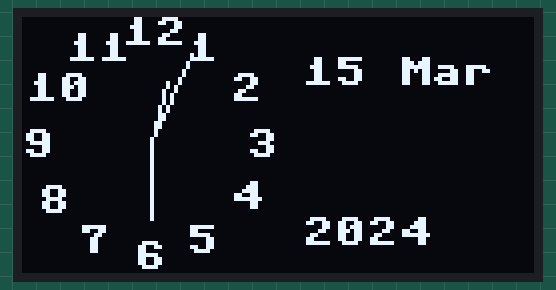
Simulated run of this program. Board: ESP32 board running MicroPython. Parts: 128×64 one-colour display. The clock reads 2024-03-15 10:24:30 at power-on unless the program sets it.

Above: at 0.1 s.
At 4.1 s:
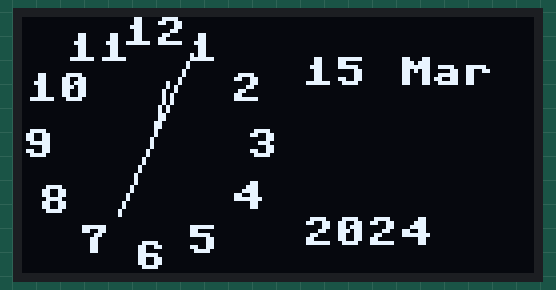
At 9.2 s:
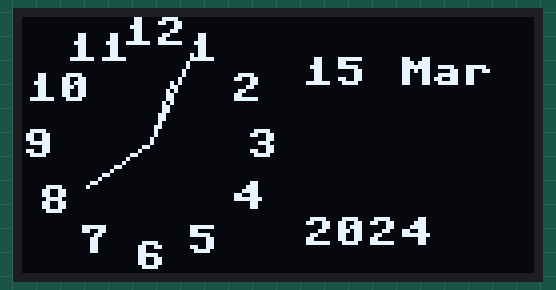
At 19.1 s:
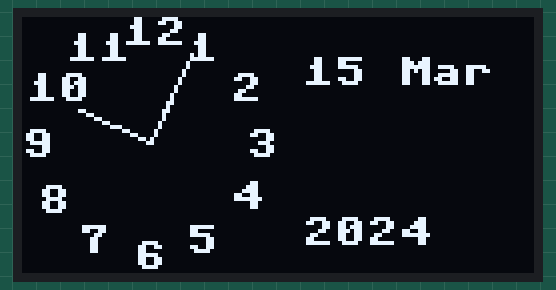
At 28.2 s:
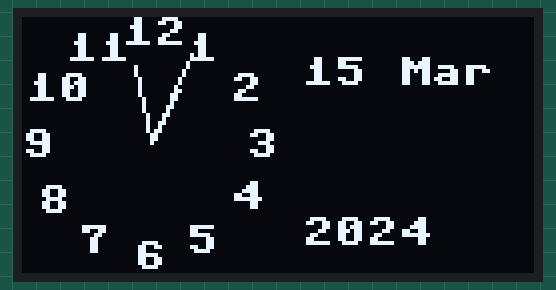
At 38.1 s:
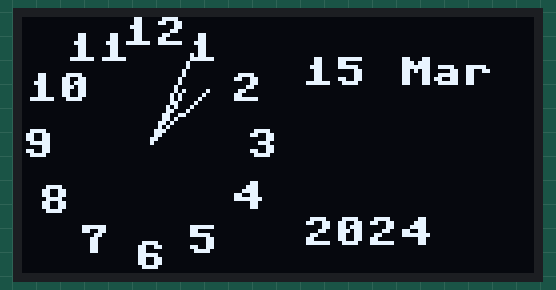

The program:

11_02_oled_clock.py
```python
from machine import Pin, I2C, RTC
from ssd1306 import SSD1306_I2C
from math import sin, cos, radians
from time import sleep, localtime

i2c = I2C(0, sda=Pin(19, pull=Pin.PULL_UP),
          scl=Pin(18, pull=Pin.PULL_UP))
oled = SSD1306_I2C(128, 64, i2c)

origin_x = 32
origin_y = 31

months = ['Jan', 'Feb', 'Mar', 'Apr', 'May', 'Jun',
          'Jul', 'Aug', 'Sep', 'Oct', 'Nov', 'Dec']

def show_time():
    oled.fill(0)
    draw_face()
    dt = localtime()
    hour, minute, second = dt[4], dt[5], dt[6]
    draw_hand((hour + minute / 60) * 5, 16)
    draw_hand(minute + second / 60, 20)
    draw_hand(second, 25)
    draw_date(dt, 70, 10)
    oled.show()

def draw_date(dt, x, y):
    day, month, year = dt[2], dt[1], dt[0]
    date_str = str(day) + ' ' + months[month-1]
    year_str = str(year)
    oled.text(date_str, x, y, 1)
    oled.text(year_str, x, y+40, 1)

def polar_rect(angle, radius):
    x = int(radius * sin(radians(angle)))
    y = -int(radius * cos(radians(angle)))
    return x, y

def draw_hand(minutes, radius):
    angle = (360 / 60) * minutes
    x, y = polar_rect(angle, radius)
    oled.line(origin_x, origin_y, origin_x+x, origin_y+y, 1)

def draw_face():
    for hour in range(0, 12):
        x, y = polar_rect(hour * 30, 28)
        hour_str = str(hour)
        if hour == 0:
            hour_str = '12'
        if hour > 9 or hour == 0:
            x -= 3
        oled.text(hour_str, origin_x+x-4, origin_y+y-3, 1)

while True:
    show_time()
    sleep(0.1)
```

Measured:
- what the display in image 1 shows lasts 1.0 s, from 4.1 s to 5.1 s
